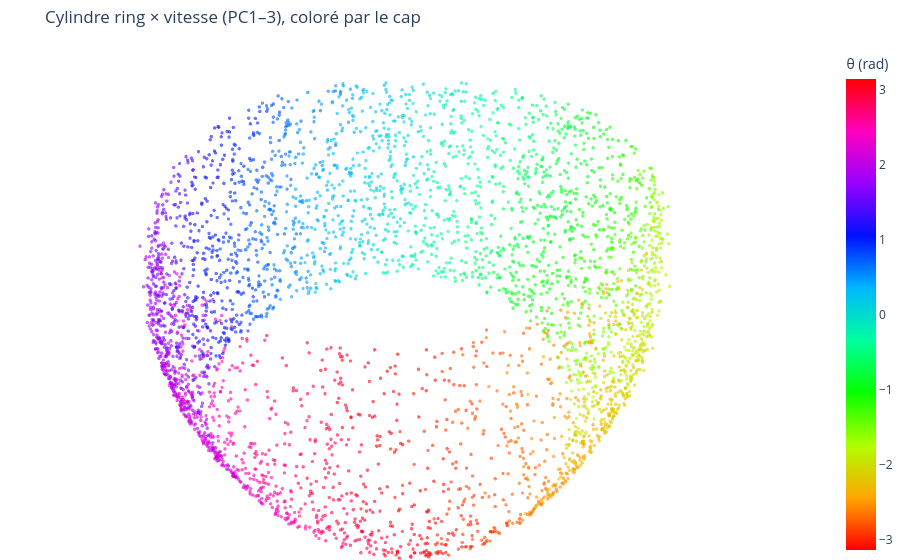
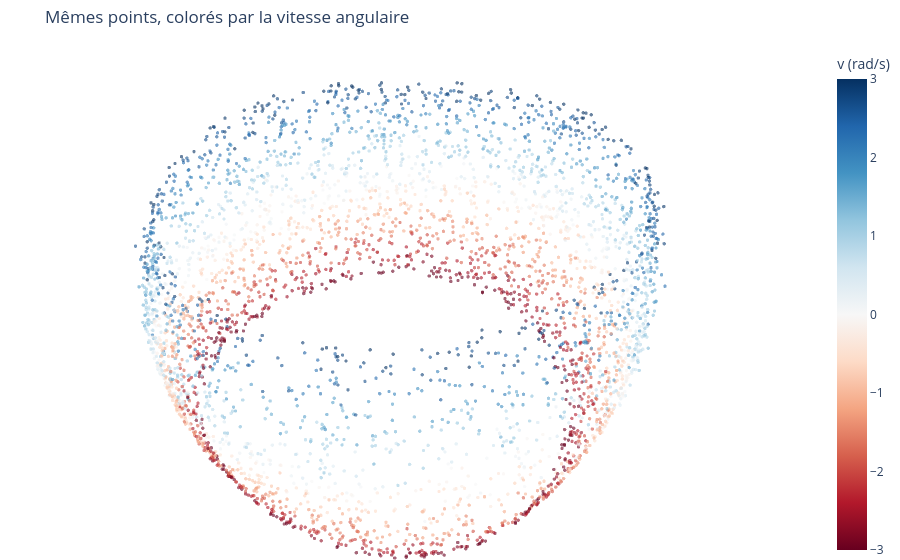

Notebook source saved alongside these figures, in order:
### Markdown cell above
## 3. Visualization of the point cloud

PC3 encodes angular velocity, so the cloud is a thin **cylinder** (ring × velocity) rather than a thin ring. We keep **3 PCs**, because the cylinder lives in 3D, and subsample 4000 points.

Intrinsic dimension $m$: a local PCA on the 40 nearest neighbours of each point shows **two** dominant directions, along the ring and across it (velocity), and a third one close to 0 (the patch is flat). So $m=2$.

### Code cell
N_PCS, N_POINTS, SEED = 3, 4000, 0

idx = np.random.default_rng(SEED).choice(len(H_all), N_POINTS, replace=False)
X = pca.transform(H_all[idx])[:, :N_PCS]
theta_X, vel_X = theta_all[idx], vel_all[idx]

tree = cKDTree(X)
_, neighbors = tree.query(X, k=41)
local_fracs = []
for nb in neighbors[::10]:
    s = np.linalg.svd(X[nb] - X[nb].mean(0), compute_uv=False) ** 2
    local_fracs.append(s / s.sum())
print("fraction de variance locale par direction:", np.mean(local_fracs, axis=0).round(3))
INTRINSIC_DIM = 2

fig = plot_diffusion_3D(X, point_values=theta_X,
                        marker_style=dict(size=2, colorscale="HSV", colorbar=dict(title="θ (rad)")),
                        show_scene=False, show_legend=False)
fig.update_layout(title="Cylindre ring × vitesse (PC1–3), coloré par le cap", margin=dict(t=45))
fig.show()

fig = plot_diffusion_3D(X, point_values=vel_X,
                        marker_style=dict(size=2, colorscale="RdBu", colorbar=dict(title="v (rad/s)")),
                        show_scene=False, show_legend=False)
fig.update_layout(title="Mêmes points, colorés par la vitesse angulaire", margin=dict(t=45))
fig.show()

### Figure 1 — Plotly figure (JSON) as saved in the notebook; plotly's stock layout.template omitted (floating-point values rounded to 4 significant figures; data arrays with more than 128 entries replaced by an {"elided": "..."} marker saying what was removed)
{"data": [{"marker": {"cmax": 3.141, "cmin": -3.139, "color": {"elided": "4000 float values"}, "colorbar": {"title": {"text": "θ (rad)"}}, "colorscale": [[0, "#ff0000"], [0.1111, "#ffa700"], [0.2222, "#afff00"], [0.3333, "#08ff00"], [0.4444, "#00ff9f"], [0.5556, "#00b7ff"], [0.6667, "#0010ff"], [0.7778, "#9700ff"], [0.8889, "#ff00bf"], [1, "#ff0000"]], "size": 2}, "mode": "markers", "name": "points", "opacity": 0.6, "type": "scatter3d", "x": {"elided": "4000 float values"}, "y": {"elided": "4000 float values"}, "z": {"elided": "4000 float values"}}], "layout": {"margin": {"b": 0, "l": 0, "r": 0, "t": 45}, "scene": {"aspectmode": "data", "camera": {"eye": {"x": 0.8, "y": 0.8, "z": 0.8}}, "xaxis": {"visible": false}, "yaxis": {"visible": false}, "zaxis": {"visible": false}}, "showlegend": false, "title": {"text": "Cylindre ring × vitesse (PC1–3), coloré par le cap"}}}

### Figure 2 — Plotly figure (JSON) as saved in the notebook; plotly's stock layout.template omitted (floating-point values rounded to 4 significant figures; data arrays with more than 128 entries replaced by an {"elided": "..."} marker saying what was removed)
{"data": [{"marker": {"cmax": 3, "cmin": -3, "color": {"elided": "4000 float values"}, "colorbar": {"title": {"text": "v (rad/s)"}}, "colorscale": [[0, "rgb(103,0,31)"], [0.1, "rgb(178,24,43)"], [0.2, "rgb(214,96,77)"], [0.3, "rgb(244,165,130)"], [0.4, "rgb(253,219,199)"], [0.5, "rgb(247,247,247)"], [0.6, "rgb(209,229,240)"], [0.7, "rgb(146,197,222)"], [0.8, "rgb(67,147,195)"], [0.9, "rgb(33,102,172)"], [1, "rgb(5,48,97)"]], "size": 2}, "mode": "markers", "name": "points", "opacity": 0.6, "type": "scatter3d", "x": {"elided": "4000 float values"}, "y": {"elided": "4000 float values"}, "z": {"elided": "4000 float values"}}], "layout": {"margin": {"b": 0, "l": 0, "r": 0, "t": 45}, "scene": {"aspectmode": "data", "camera": {"eye": {"x": 0.8, "y": 0.8, "z": 0.8}}, "xaxis": {"visible": false}, "yaxis": {"visible": false}, "zaxis": {"visible": false}}, "showlegend": false, "title": {"text": "Mêmes points, colorés par la vitesse angulaire"}}}
